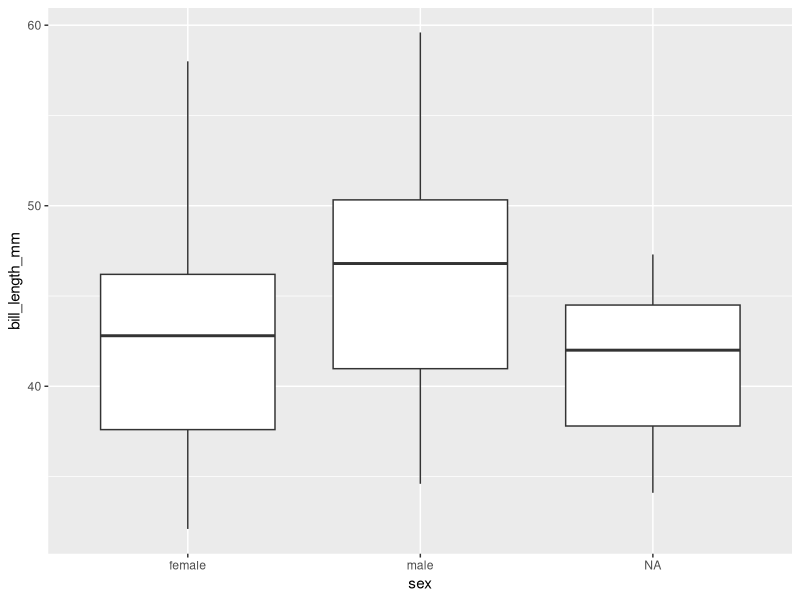
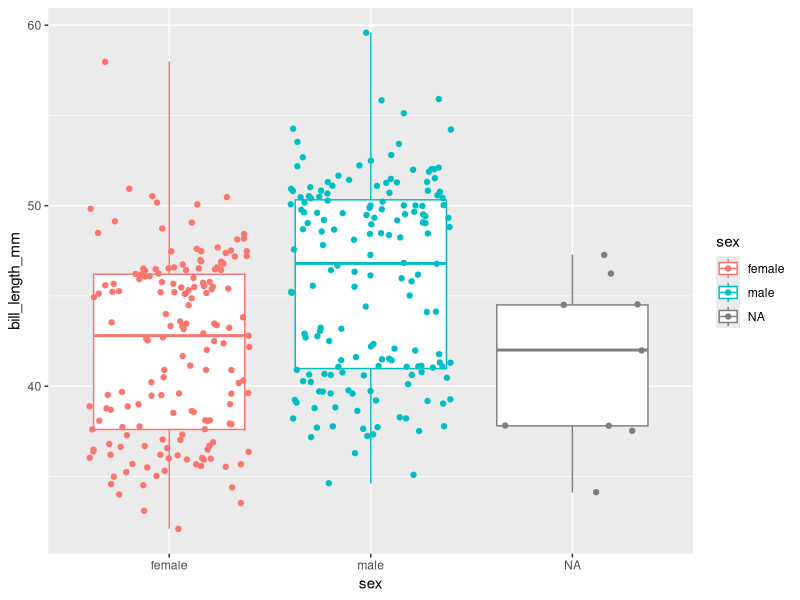
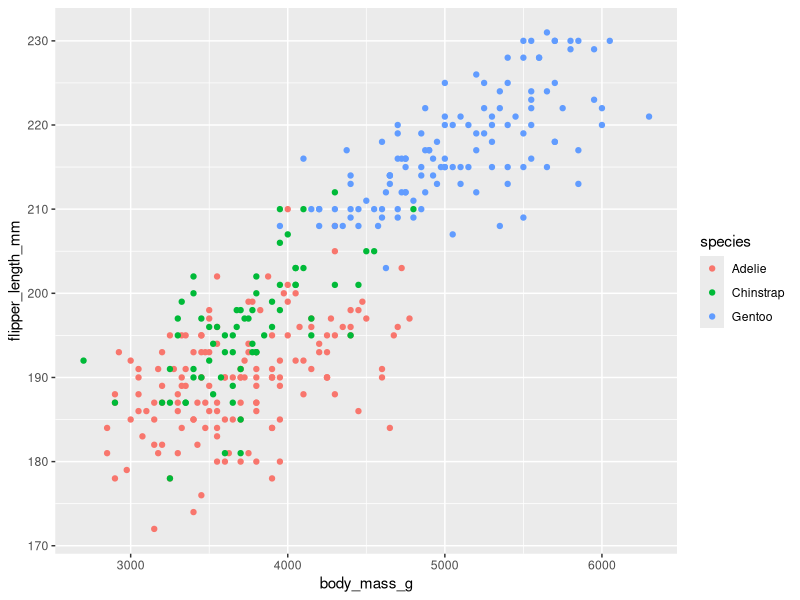
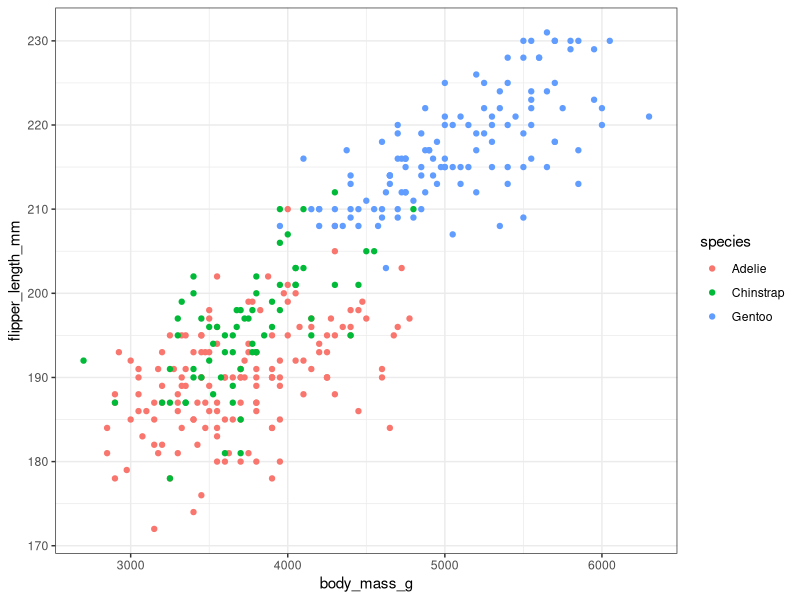
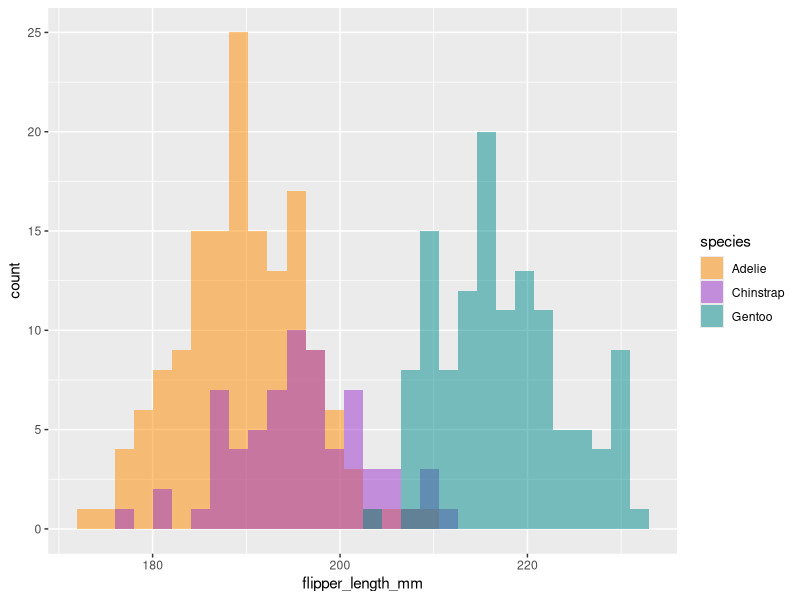
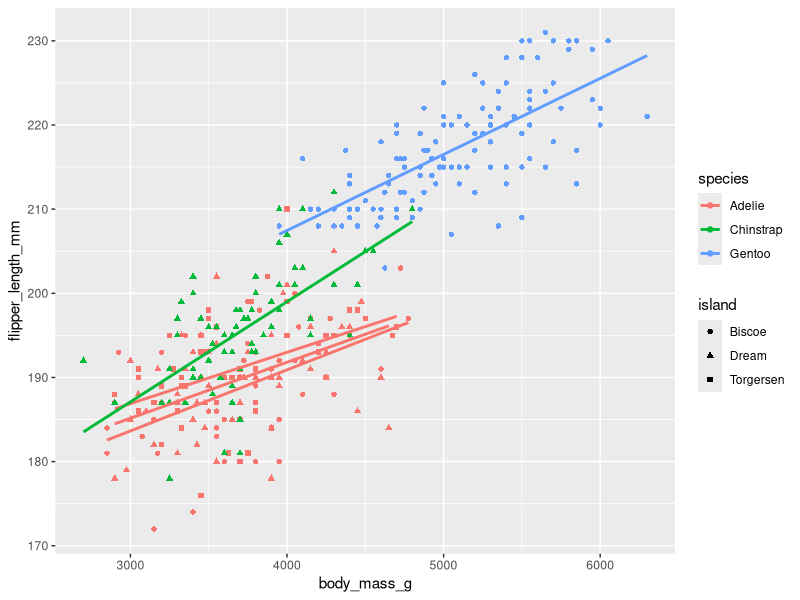
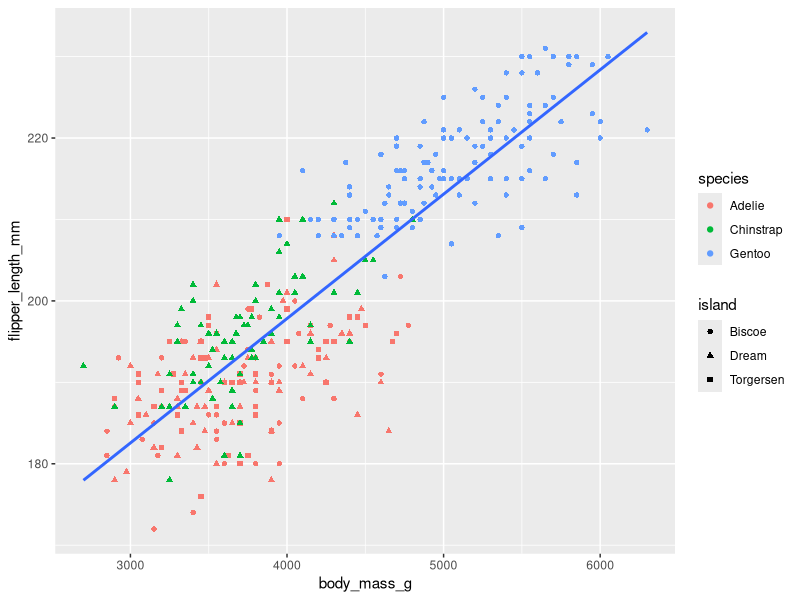

Generate these figures, in order, with R:
## ---- chunk 1
library(tidyverse)
library(palmerpenguins)
## ---- chunk 2
#last inn data
penguins <- palmerpenguins::penguins

#base R
head(penguins)

# Tidy
penguins %>% 
  head()

## ---- chunk 3

#Base R
mean(penguins$body_mass_g, na.rm=T)

# Summarise funksjonen
summarise(penguins, mean_bmg=mean(body_mass_g, na.rm=T))

# Gir samme svar som
penguins %>% 
  summarise(mean_bmg_pipe = mean(body_mass_g, na.rm = T))
## ---- chunk 4
#Øvelse: Lag en dplyr kode som finner minimum av nebblengde (bill_length_mm)



## ---- chunk 5

#Tar bort de som mangler body mass måling
penguins %>% 
  filter(!is.na(body_mass_g)) %>%
  summarise(mean_bmg = mean(body_mass_g))

# Kan legge på flere filtreringer
# f.eks bare se på damepingviner fra Biscoe
penguins %>% 
  filter(!is.na(body_mass_g),
         sex=="female",
         island=="Biscoe") %>%
  summarise(mean_bmg = mean(body_mass_g))

## Bruke %in% til å velge bare øyene Biscoe og Dream
penguins %>%
  filter(island %in% c("Biscoe","Dream"))%>%
  head()
## ---- chunk 6

#Bruk select til å beholde variabler og sortere etter tyngde
penguins %>%
  select(species, island, body_mass_g)%>%
  arrange(body_mass_g)%>%
  head()

# Bruk sammen med ends_with() til å velge alle lengdevariablene
penguins %>%
  select(species, ends_with("mm"))

#Kombiner og assign (lagre til) ny dataframe
penguins_dream <- penguins %>%
  filter(island=="Dream",
         bill_length_mm<200)%>%
  select(species, island, bill_length_mm, body_mass_g)

head(penguins_dream)
## ---- chunk 7
#ØVELSE: Lage et datasett uten NA for bill_length OG kjønn?
penguins_filt <- penguins %>%
  filter(!is.na(bill_length_mm))

## ---- chunk 8
penguins_filt <- penguins_filt %>%
  mutate(pBMI = body_mass_g/flipper_length_mm)

# hvordan ser denne variabelen ut?
penguins_filt %>%
  summarise(mean=mean(pBMI),
            sd=sd(pBMI),
            min=min(pBMI),
            max=max(pBMI)
            )
## ---- chunk 9
# Count penguins for each species and island
penguins %>%
  count(species, island)

## ---- chunk 10

#summarise funksjonen oppsummerer data. Her totalt antall pingviner, og gjennomsnitt neddlengde og -dybde.
penguins %>%
  summarise(n=n(),
            mean_bl = mean(bill_length_mm, na.rm = T),
            mean_bd = mean(bill_depth_mm, na.rm = T)
            )

# Eller bare samme funksjon sammen med across(), her mean(), på alle variabler som slutter på "mm"
penguins_filt %>%
  summarise(across(ends_with("mm"), mean))


# Kan legge inn gruppering med group_by() for å få gruppevis oppsummering
penguins_filt %>%
  group_by(island)%>%
  summarise(across(ends_with("mm"), mean))
## ---- chunk 11
# Basic boxplot
penguins_filt %>%
  ggplot(aes(x=sex, 
             y=bill_length_mm))+
  geom_boxplot()

# Basic boxplot men vi vil ha med data som points (geom_jitter()) og farger (color i aes())
penguins_filt %>%
  ggplot(aes(x=sex, 
             y=bill_length_mm, 
             color=sex))+
  geom_boxplot()+
  geom_jitter()

# Scatterplot, legger til farger i aes()
penguins_filt %>%
  ggplot(aes(x=body_mass_g, 
             y=flipper_length_mm, 
             color=species))+
  geom_point()

# Legger til "theme" for å modifisere utseende
penguins_filt %>%
  ggplot(aes(x=body_mass_g, 
             y=flipper_length_mm, 
             color=species))+
  geom_point()+
  theme_bw()
## ---- chunk 12


## ---- chunk 13
# Histogram example: flipper length by species 
penguins_filt %>%
  ggplot(aes(x = flipper_length_mm)) +   
  geom_histogram(aes(fill = species), 
                 alpha = 0.5, 
                 position = "identity") +  
  scale_fill_manual(values = c("darkorange","darkorchid","cyan4"))
## ---- chunk 14

penguins_filt %>%
  ggplot(aes(x=body_mass_g, y=flipper_length_mm
             , colour = species
             ,shape=island
))+
  geom_point()+
  geom_smooth(method = "lm", se = FALSE)
## ---- chunk 15
penguins_filt %>% 
  ggplot(aes(x=body_mass_g, y=flipper_length_mm))+
  geom_point(mapping = aes(colour = species ,shape=island ))+ 
  geom_smooth(method = "lm", se = FALSE)
